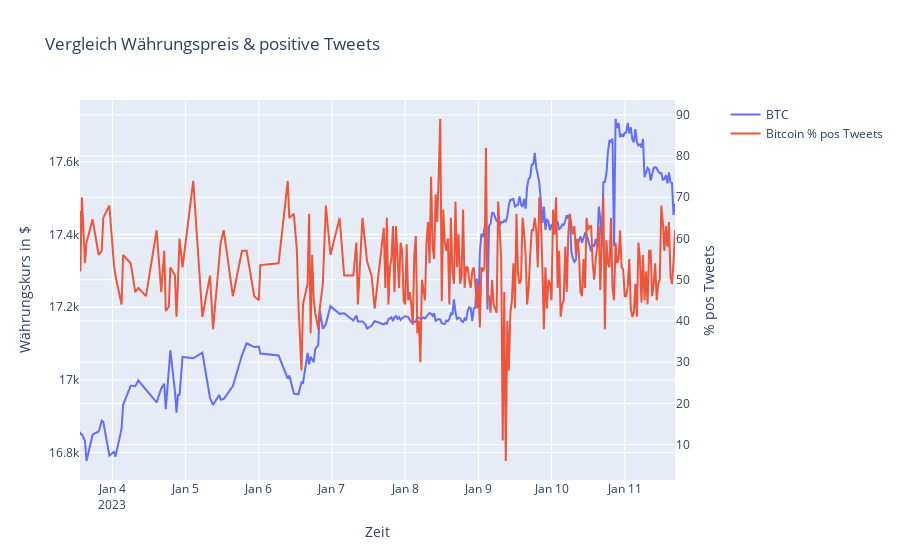

Notebook code cell kept with this figure:
### Markdown cell above
In diesem Teil wird die Preisentwicklung mit den Tweets verglichen. Da sich im Plot mit multiplen Y-Achsen immer nur eine Währung darstellen lässt, werden in diesem Notebook nicht alle Kryptowährungen im Detail aufgeführt, sondern pro Value Category 2 der auffälligen Währung ausgewählt.  
Dies ist durch Austausch der Übergabeparameter an die Methode merge_plots2 jederzeit anpassbar.

### Code cell
fig = merge_plots2(PriceDF.dropna(),'BTC',"Bitcoin % pos Tweets")
fig.update_yaxes(title_text="Währungskurs in $", secondary_y=False)
fig.update_yaxes(title_text="% pos Tweets", secondary_y=True)
fig.update_layout(title_text="Vergleich Währungspreis & positive Tweets")
fig.show()

### Figure 1 — Plotly figure (JSON) as saved in the notebook; plotly's stock layout.template omitted (floating-point values rounded to 4 significant figures; data arrays with more than 128 entries replaced by an {"elided": "..."} marker saying what was removed)
{"data": [{"name": "BTC", "type": "scatter", "x": {"elided": "262 str values"}, "xaxis": "x", "y": {"elided": "262 float values"}, "yaxis": "y"}, {"name": "Bitcoin % pos Tweets", "type": "scatter", "x": {"elided": "262 str values"}, "xaxis": "x", "y": {"elided": "262 float values"}, "yaxis": "y2"}], "layout": {"title": {"text": "Vergleich Währungspreis & positive Tweets"}, "xaxis": {"anchor": "y", "domain": [0, 0.94], "title": {"text": "Zeit"}}, "yaxis": {"anchor": "x", "domain": [0, 1], "title": {"text": "Währungskurs in $"}}, "yaxis2": {"anchor": "x", "overlaying": "y", "side": "right", "title": {"text": "% pos Tweets"}}}}
